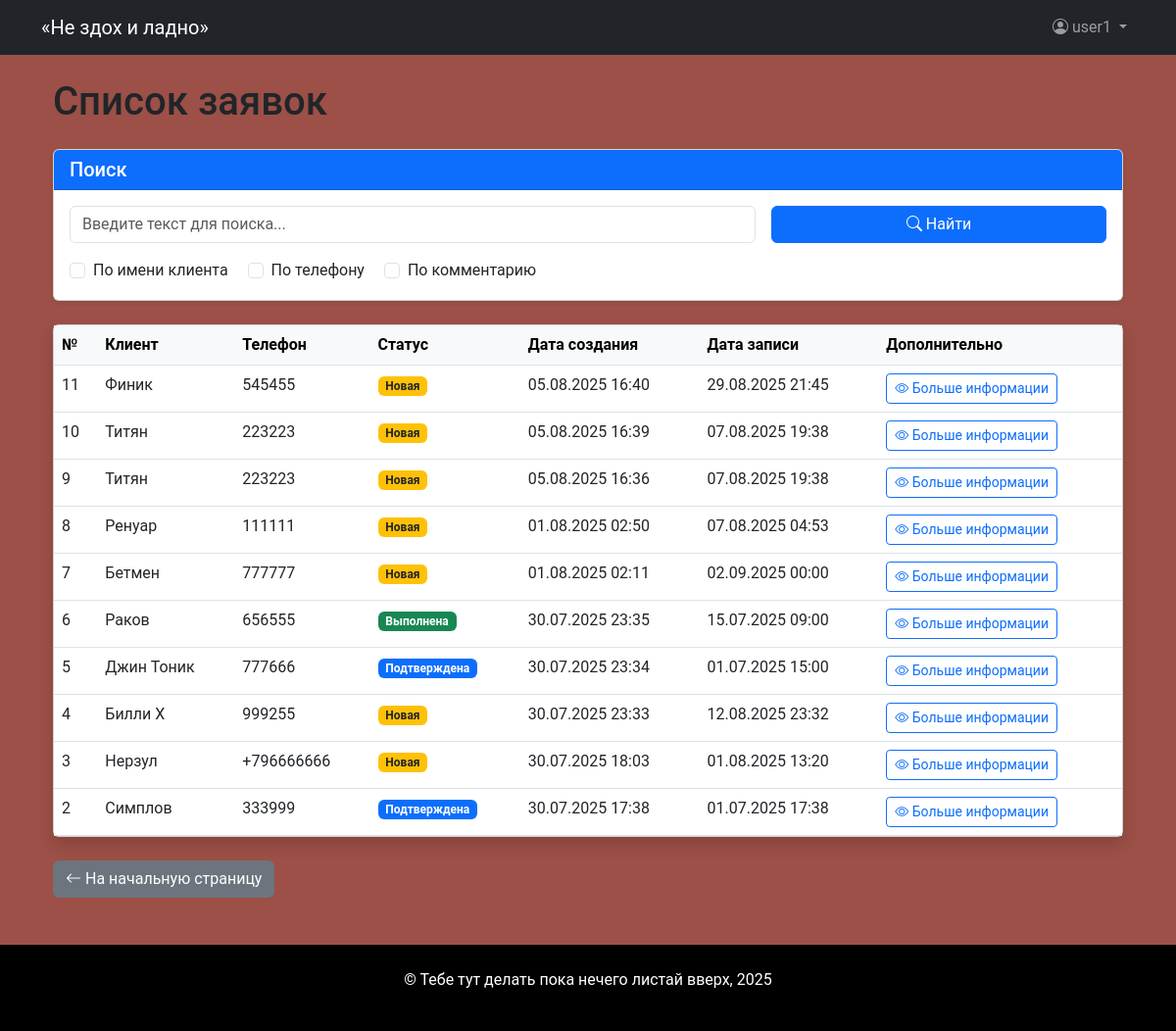
Page /orders/ (signed in) on the committed database.
### core/models.py (models this page shows, shortened)
class Order(models.Model):
    STATUS_CHOICES = [
        ('not_approved', 'Не подтверждена'),
        ('new', 'Новая'),
        ('confirmed', 'Подтверждена'),
        ('cancelled', 'Отменена'),
        ('completed', 'Выполнена')
    ]
    client_name = models.CharField(max_length=100, verbose_name="Имя клиента")
    phone = models.CharField(max_length=20, verbose_name="Телефон")
    comment = models.TextField(blank=True, verbose_name="Комментарий")
    status = models.CharField (
        max_length=50,
        choices=STATUS_CHOICES,
        default="not_approved",
        verbose_name="Статус")
    date_created = models.DateTimeField(auto_now_add=True, verbose_name="Дата создания")
    date_updated = models.DateTimeField(null=True, auto_now=True, verbose_name="Дата обновления")
    master = models.ForeignKey(
        "Master",
        on_delete=models.SET_NULL,
        null=True,
        blank=True,
        verbose_name="Мастер")
    services = models.ManyToManyField(
        "Service",
        related_name="orders",
        verbose_name="Услуги"
    )
    appointment_date = models.DateTimeField(verbose_name="Дата и время записи")
    class Meta:
        verbose_name = "Запись"
        verbose_name_plural="Записи"

### core/views.py (the view, shortened to what this page needs)
# urls.py: path('orders/', OrdersListView.as_view(), name='orders_list'),
class OrdersListView(LoginRequiredMixin, ListView):
    model = Order
    template_name = 'orders_list.html'
    context_object_name = 'orders'
    ordering = ['-date_created']
    def get_queryset(self):
        queryset = super().get_queryset()
        query = self.request.GET.get('query', '')
        return queryset
    def get_context_data(self, **kwargs):
        context = super().get_context_data(**kwargs)
        context['query'] = self.request.GET.get('query', '')
        context['search_client_name'] = 'search_client_name' in self.request.GET
        context['search_phone'] = 'search_phone' in self.request.GET
        context['search_comment'] = 'search_comment' in self.request.GET
        return context

### core/context_processors.py (called while the page is built)
def menu_barbershop(request):
    menu_context = [
        {"name": "Главная", "url": reverse("landing")},
        {"name": "О нас", "url": reverse("landing") + "#about"},
        {"name": "Преимущества", "url": reverse("landing") + "#benefits"},
        {"name": "Мастера", "url": reverse("landing") + "#masters"},
        {"name": "Услуги", "url": reverse("landing") + "#services"},
        {"name": "Запись", "url": reverse("landing") + "#booking"},
        {"name": "Спасибо", "url": reverse("thanks")},
    ]
    return menu_context

### templates/orders_list.html (shortened to what this page needs)
{% extends 'base.html' %}
{% block content %}
<div class="container">
    <h1 class="mb-4">Список заявок</h1>
    <div class="card mb-4 shadow-sm">
        <div class="card-header bg-primary text-white">
            <h5 class="mb-0">Поиск</h5>
        </div>
        <div class="card-body">
            <form method="get" class="row g-3">
                <div class="col-md-8">
                    <input type="text" name="query" class="form-control"
                        placeholder="Введите текст для поиска..."
                        value="{{ request.GET.query }}">
                </div>
                <div class="col-md-4">
                    <button type="submit" class="btn btn-primary w-100">
                        <i class="bi bi-search"></i> Найти
                    </button>
                </div>
                <div class="col-12">
                    <div class="form-check form-check-inline">
                        <input class="form-check-input" type="checkbox"
                            name="search_client_name" id="search_client_name"
                            {% if request.GET.search_client_name %}checked{% endif %}>
                        <label class="form-check-label" for="search_client_name">
                            По имени клиента
                        </label>
                    </div>
                    <div class="form-check form-check-inline">
                        <input class="form-check-input" type="checkbox"
                            name="search_phone" id="search_phone"
                            {% if request.GET.search_phone %}checked{% endif %}>
                        <label class="form-check-label" for="search_phone">
                            По телефону
                        </label>
                    </div>
                    <div class="form-check form-check-inline">
                        <input class="form-check-input" type="checkbox"
                            name="search_comment" id="search_comment"
                            {% if request.GET.search_comment %}checked{% endif %}>
                        <label class="form-check-label" for="search_comment">
                            По комментарию
                        </label>
                    </div>
                </div>
            </form>
        </div>
    </div>
    <div class="card shadow">
        <div class="card-body p-0">
            <div class="table-responsive">
                <table class="table table-hover mb-0">
                    <thead class="table-light">
                        <tr>
                            <th>№</th>
                            <th>Клиент</th>
                            <th>Телефон</th>
                            <th>Статус</th>
                            <th>Дата создания</th>
                            <th>Дата записи</th>
                            <th>Дополнительно</th>
                        </tr>
                    </thead>
                    <tbody>
                        {% for order in orders %}
                        <tr>
                            <td>{{ order.id }}</td>
                            <td>{{ order.client_name }}</td>
                            <td>{{ order.phone }}</td>
                            <td>
                                <span class="badge
                                    {% if order.status == 'completed' %}bg-success
                                    {% elif order.status == 'cancelled' %}bg-danger
                                    {% elif order.status == 'confirmed' %}bg-primary
                                    {% else %}bg-warning text-dark{% endif %}">
                                    {{ order.get_status_display }}
                                </span>
                            </td>
                            <td>{{ order.date_created|date:"d.m.Y H:i" }}</td>
                            <td>{{ order.appointment_date|date:"d.m.Y H:i" }}</td>
                            <td>
                                <a href="{% url 'order_detail' pk=order.id %}"
                                    class="btn btn-sm btn-outline-primary">
                                        <i class="bi bi-eye"></i> Больше информации
                                </a>
                            </td>
                        </tr>
                        {% endfor %}
                    </tbody>
                </table>
            </div>
        </div>
    </div>
    <div class="mt-4">
        <a href="{% url 'landing' %}" class="btn btn-secondary">
            <i class="bi bi-arrow-left"></i> На начальную страницу
        </a>
    </div>
</div>
{% endblock %}

### templates/includes/menu.html (shortened to what this page needs)
<nav class="navbar navbar-expand-lg navbar-dark bg-dark">
    <div class="container">
        <a class="navbar-brand" href="{% url 'landing' %}">«Не здох и ладно»</a>
        <div class="collapse navbar-collapse" id="navbarNav">
            <ul class="navbar-nav">
            {% if user.is_authenticated %}
            <li class="nav-item dropdown">
                <a class="nav-link dropdown-toggle" href="#" role="button" data-bs-toggle="dropdown">
                    <i class="bi bi-person-circle"></i> {{ user.username }}
                </a>
                </li>
                {% endif %}
            </ul>
        </div>
    </div>
</nav>

### static/css/main.css (style rules this page uses)
body { background-color: #882c21d3; font-family: "Roboto", sans-serif; }

### rows in the picture
Order: id "11", client_name "Финик", phone "545455", status "Новая", date_created "05.08.2025 16:40", appointment_date "29.08.2025 21:45"
Order: id "10", client_name "Титян", phone "223223", status "Новая", date_created "05.08.2025 16:39", appointment_date "07.08.2025 19:38"
Order: id "9", client_name "Титян", phone "223223", status "Новая", date_created "05.08.2025 16:36", appointment_date "07.08.2025 19:38"
Order: id "8", client_name "Ренуар", phone "111111", status "Новая", date_created "01.08.2025 02:50", appointment_date "07.08.2025 04:53"
Order: id "7", client_name "Бетмен", phone "777777", status "Новая", date_created "01.08.2025 02:11", appointment_date "02.09.2025 00:00"
Order: id "6", client_name "Раков", phone "656555", status "Выполнена", date_created "30.07.2025 23:35", appointment_date "15.07.2025 09:00"
Order: id "5", client_name "Джин Тоник", phone "777666", status "Подтверждена", date_created "30.07.2025 23:34", appointment_date "01.07.2025 15:00"
Order: id "4", client_name "Билли Х", phone "999255", status "Новая", date_created "30.07.2025 23:33", appointment_date "12.08.2025 23:32"
Order: id "3", client_name "Нерзул", phone "+796666666", status "Новая", date_created "30.07.2025 18:03", appointment_date "01.08.2025 13:20"
Order: id "2", client_name "Симплов", phone "333999", status "Подтверждена", date_created "30.07.2025 17:38", appointment_date "01.07.2025 17:38"

### other values in the picture
{{ user.username }} "user1"
